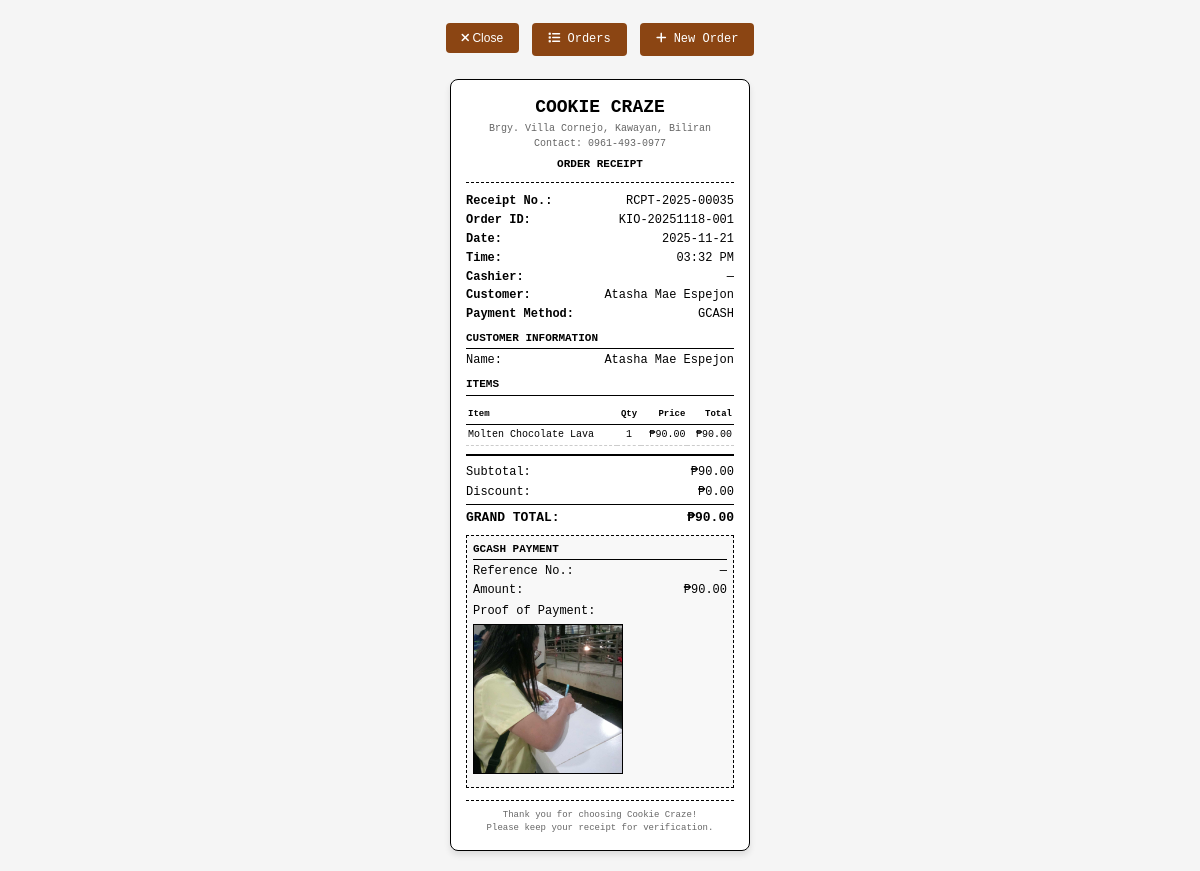
The page /app/staff/order-receipt/35/ (signed in) on the database its author committed.
### cookie_app/models.py (models this page shows, shortened)
class Order(models.Model):
    ORDER_TYPES = [('kiosk', 'Kiosk Order'), ('staff', 'Staff Recorded')]
    PAYMENT_METHODS = [('cash', 'Cash'), ('gcash', 'GCash')]
    STATUS_CHOICES = [
        ('pending', 'Pending'),
        ('preparing', 'Preparing'),
        ('ready', 'Ready'),
        ('completed', 'Completed'),
        ('voided', 'Voided'),
        ('cancelled', 'Cancelled')
    ]
    order_id = models.CharField(max_length=20, unique=True, blank=True)
    customer = models.ForeignKey(Customer, on_delete=models.SET_NULL, null=True, blank=True, related_name='orders')
    customer_name = models.CharField(max_length=100, blank=True, null=True)
    customer_phone = models.CharField(max_length=20, blank=True, null=True)
    hex_id = models.CharField(max_length=8, unique=True, blank=True, editable=False)
    staff = models.ForeignKey(User, on_delete=models.SET_NULL, null=True, blank=True, related_name='recorded_orders')
    branch = models.ForeignKey(Branch, on_delete=models.SET_NULL, null=True, blank=True, related_name='orders')
    order_type = models.CharField(max_length=10, choices=ORDER_TYPES, default='kiosk')
    total_amount = models.DecimalField(max_digits=10, decimal_places=2, validators=[MinValueValidator(Decimal('0.01'))])
    payment_method = models.CharField(max_length=20, choices=PAYMENT_METHODS, default='gcash')
    status = models.CharField(max_length=20, choices=STATUS_CHOICES, default='pending')
    notes = models.TextField(blank=True, null=True)
    is_paid = models.BooleanField(default=False)
    created_at = models.DateTimeField(auto_now_add=True)
    updated_at = models.DateTimeField(auto_now=True)
    paid_at = models.DateTimeField(null=True, blank=True)
    completed_at = models.DateTimeField(null=True, blank=True)
    is_daily_report = models.BooleanField(default=False)
    report_date = models.DateField(null=True, blank=True)
    gcash_reference = models.CharField(max_length=64, null=True, blank=True)
    gcash_amount = models.DecimalField(max_digits=10, decimal_places=2, null=True, blank=True)
    gcash_verified_by = models.ForeignKey(User, null=True, blank=True, on_delete=models.SET_NULL, related_name='gcash_verified_orders')
    gcash_verified_at = models.DateTimeField(null=True, blank=True)
    gcash_screenshot = models.ImageField(upload_to='gcash_receipts/', null=True, blank=True)
    cash_received = models.DecimalField(
        max_digits=10,
        decimal_places=2,
        null=True,
        blank=True,
        validators=[MinValueValidator(Decimal('0.00'))],
        help_text="Amount of cash received from customer"
    )
    change = models.DecimalField(
        max_digits=10,
        decimal_places=2,
        null=True,
        blank=True,
        validators=[MinValueValidator(Decimal('0.00'))],
        help_text="Change returned to customer"
    )
    class Meta:
        permissions = [
            ("void_any_order", "Can void any order"),
            ("view_all_orders", "Can view all orders"),
        ]

class OrderItem(models.Model):
    order = models.ForeignKey(Order, on_delete=models.CASCADE, related_name='items')
    cookie = models.ForeignKey(Cookie, on_delete=models.CASCADE)
    quantity = models.PositiveIntegerField(default=1, validators=[MinValueValidator(1)])
    price = models.DecimalField(max_digits=8, decimal_places=2, validators=[MinValueValidator(Decimal('0.01'))])
    @property
    def total_price(self):
        return self.quantity * self.price

class Cookie(models.Model):
    FLAVOR_CHOICES = [
        ('chocolate', 'Chocolate'), ('vanilla', 'Vanilla'), ('strawberry', 'Strawberry'),
        ('oatmeal', 'Oatmeal'), ('peanut_butter', 'Peanut Butter'), ('butter', 'Butter'),
        ('white_chocolate', 'White Chocolate'), ('almond', 'Almond'), ('pistachio', 'Pistachio'),
        ('caramel', 'Caramel'), ('mint_chocolate', 'Mint Chocolate'), ('cream_cheese', 'Cream Cheese'),
        ('spice', 'Spice'), ('ube', 'Ube'), ('matcha', 'Matcha'),
        ('chocolate_hazelnut', 'Chocolate Hazelnut'), ('chocolate_marshmallow', 'Chocolate Marshmallow'),
        ('almond_oat', 'Almond Oat'),
    ]
    category = models.ForeignKey(Category, on_delete=models.PROTECT, related_name='cookies')
    image = models.ImageField(upload_to='cookies/', null=True, blank=True)
    name = models.CharField(max_length=100)
    flavor = models.CharField(max_length=30, choices=FLAVOR_CHOICES)
    price = models.DecimalField(max_digits=6, decimal_places=2, validators=[MinValueValidator(Decimal('0.01'))])
    stock_quantity = models.IntegerField(default=0, validators=[MinValueValidator(0)])
    description = models.TextField(blank=True, null=True)
    expiration_date = models.DateField(blank=True, null=True)
    is_available = models.BooleanField(default=True)
    created_at = models.DateTimeField(auto_now_add=True)
    updated_at = models.DateTimeField(auto_now=True)

### cookie_app/views.py (the view)
    def _wrapped_view(request, *args, **kwargs):
        if not request.user.is_authenticated:
            return redirect('home')
        if not is_approved_staff(request.user):
            return redirect('pending_approval')
        return view_func(request, *args, **kwargs)

### cookie_app/views.py (called while the page is built)
def is_approved_staff(user):
    if not user.is_authenticated:
        return False
    if user.is_superuser:
        return True
    try:
        if hasattr(user, 'staff'):
            return user.staff.is_active and user.staff.role != 'pending'
    except:
        pass
    return False

def staff_required(view_func):
    def _wrapped_view(request, *args, **kwargs):
        if not request.user.is_authenticated:
            return redirect('home')
        if not is_approved_staff(request.user):
            return redirect('pending_approval')
        return view_func(request, *args, **kwargs)
    return _wrapped_view

@login_required
@staff_required
def staff_order_receipt(request, order_id):
    order = get_object_or_404(Order, id=order_id)
    if order.payment_method == 'gcash' and not order.is_paid:
        messages.error(request, 'GCash payment not yet verified. Verify payment to print the receipt.')
        return redirect('order_management')
    return render(request, 'staff/order_receipt.html', {
        'order': order
    })

### templates/staff/order_receipt.html (shortened to what this page needs)
<!DOCTYPE html>
<html lang="en">
<head>
</head>
<body>
    <div class="print-controls no-print">
        <button type="button" class="btn-print" onclick="closeReceipt()">
            <i class="fas fa-times me-1"></i> Close
        </button>
        <a href="{% url 'order_management' %}" class="btn-print" style="text-decoration:none; display:inline-block; text-align:center;">
            <i class="fas fa-list me-1"></i> Orders
        </a>
        <a href="{% url 'staff_record_sale' %}" class="btn-print" style="text-decoration:none; display:inline-block; text-align:center;">
            <i class="fas fa-plus me-1"></i> New Order
        </a>
    </div>
    <div class="receipt-container">
        <div class="receipt-header" style="text-transform:none">
            <div class="business-name" style="color:#000">COOKIE CRAZE</div>
            <div class="business-address">Brgy. Villa Cornejo, Kawayan, Biliran</div>
            <div class="business-contact">Contact: 0961-493-0977</div>
            <div class="receipt-title" style="margin-top:6px">ORDER RECEIPT</div>
        </div>
        <div class="receipt-info">
            <div class="info-row">
                <span class="info-label">Receipt No.:</span>
                <span>RCPT-{{ order.created_at|date:"Y" }}-{{ order.id|stringformat:"05d" }}</span>
            </div>
            <div class="info-row">
                <span class="info-label">Order ID:</span>
                <span>{{ order.order_id }}</span>
            </div>
            <div class="info-row">
                <span class="info-label">Date:</span>
                <span>{% now "Y-m-d" %}</span>
            </div>
            <div class="info-row">
                <span class="info-label">Time:</span>
                <span>{% now "h:i A" %}</span>
            </div>
            <div class="info-row">
                <span class="info-label">Cashier:</span>
                <span>{{ order.staff.username|default:'—' }}</span>
            </div>
            <div class="info-row">
                <span class="info-label">Customer:</span>
                <span>{{ order.customer_name|default:'Walk-in' }}</span>
            </div>
            <div class="info-row">
                <span class="info-label">Payment Method:</span>
                <span>{{ order.payment_method|upper }}</span>
            </div>
        </div>
        <div class="receipt-info">
            <div class="section-title">CUSTOMER INFORMATION</div>
            {% if order.customer_name %}
            <div class="info-row">
                <span>Name:</span>
                <span>{{ order.customer_name }}</span>
            </div>
            {% else %}
            <div class="info-row">
                <span>Customer:</span>
                <span>Walk-in Customer</span>
            </div>
            {% endif %}
        </div>
        <div class="section-title">ITEMS</div>
        <table class="items-table">
            <thead>
                <tr>
                    <th>Item</th>
                    <th class="text-center">Qty</th>
                    <th class="text-right">Price</th>
                    <th class="text-right">Total</th>
                </tr>
            </thead>
            <tbody>
                {% for item in order.items.all %}
                <tr>
                    <td>{{ item.cookie.name }}</td>
                    <td class="text-center">{{ item.quantity }}</td>
                    <td class="text-right">₱{{ item.price|floatformat:2 }}</td>
                    <td class="text-right">₱{{ item.total_price|floatformat:2 }}</td>
                </tr>
                {% endfor %}
            </tbody>
        </table>
        <div class="total-section">
            <div class="total-row">
                <span>Subtotal:</span>
                <span>₱{{ order.total_amount|floatformat:2 }}</span>
            </div>
            <div class="total-row">
                <span>Discount:</span>
                <span>₱0.00</span>
            </div>
            <div class="total-row grand-total">
                <span>GRAND TOTAL:</span>
                <span>₱{{ order.total_amount|floatformat:2 }}</span>
            </div>
        </div>
        {% if order.payment_method == 'cash' %}
        <div class="payment-summary">
            <div class="section-title">CASH PAYMENT</div>
            <div class="info-row"><span>Cash Received:</span><span>₱{{ order.cash_received|default:order.total_amount|floatformat:2 }}</span></div>
            <div class="info-row"><span>Change:</span><span>₱{{ order.change|default:0|floatformat:2 }}</span></div>
        </div>
        {% elif order.payment_method == 'gcash' %}
        <div class="payment-summary">
            <div class="section-title">GCASH PAYMENT</div>
            <div class="info-row"><span>Reference No.:</span><span>{{ order.gcash_reference|default:'—' }}</span></div>
            <div class="info-row"><span>Amount:</span><span>₱{{ order.gcash_amount|default:order.total_amount|floatformat:2 }}</span></div>
            {% if order.gcash_screenshot %}
            <div class="info-row" style="flex-direction: column; align-items: flex-start; margin-top: 4px;">
                <span>Proof of Payment:</span>
                <a href="{{ order.gcash_screenshot.url }}" target="_blank" style="margin-top: 4px;">
                    <img src="{{ order.gcash_screenshot.url }}" alt="GCash Screenshot" style="max-width: 100%; max-height: 150px; border: 1px solid #000;">
                </a>
            </div>
            {% endif %}
        </div>
        {% endif %}
        <div class="footer">
            <div>Thank you for choosing Cookie Craze!</div>
            <div>Please keep your receipt for verification.</div>
        </div>
    </div>
</body>
</html>

### templates/staff/order_receipt.html (style rules this page uses)
* { margin: 0; padding: 0; box-sizing: border-box; }
body { font-family: 'Courier New', monospace; font-size: 12px; line-height: 1.4; color: #000; background: #fff; padding: 10px; }
.receipt-container { max-width: 300px; margin: 0 auto; border: 1px solid #000; padding: 15px; background: #fff; }
.receipt-header { text-align: center; border-bottom: 1px dashed #000; padding-bottom: 10px; margin-bottom: 10px; }
.business-name { font-size: 18px; font-weight: bold; text-transform: uppercase; margin-bottom: 3px; color: #8B4513; }
.business-address { font-size: 10px; margin-bottom: 2px; color: #666; line-height: 1.2; }
.business-contact { font-size: 10px; margin-bottom: 5px; color: #666; }
.receipt-title { font-size: 11px; font-weight: bold; margin-top: 3px; }
.receipt-info { margin-bottom: 8px; }
.section-title { font-weight: bold; margin-bottom: 3px; border-bottom: 1px solid #000; padding-bottom: 2px; font-size: 11px; }
.info-row { display: flex; justify-content: space-between; margin-bottom: 2px; }
.info-label { font-weight: bold; }
.items-table { width: 100%; border-collapse: collapse; margin: 8px 0; font-size: 10px; }
.items-table th { text-align: left; border-bottom: 1px solid #000; padding: 4px 2px; font-weight: bold; font-size: 9px; }
.items-table td { padding: 3px 2px; border-bottom: 1px dashed #ccc; vertical-align: top; }
.items-table .text-right { text-align: right; }
.items-table .text-center { text-align: center; }
.total-section { border-top: 2px solid #000; margin-top: 8px; padding-top: 8px; }
.total-row { display: flex; justify-content: space-between; margin-bottom: 3px; }
.grand-total { font-size: 13px; font-weight: bold; border-top: 1px solid #000; padding-top: 4px; }
.payment-summary { margin: 8px 0; padding: 6px; background: #f8f8f8; border: 1px dashed #000; }
.footer { text-align: center; margin-top: 12px; padding-top: 8px; border-top: 1px dashed #000; font-size: 9px; color: #666; }
@media screen { body { background: #f5f5f5; padding: 20px; } }
@media screen { .receipt-container { box-shadow: 0 4px 6px rgba(0, 0, 0, 0.1); border-radius: 8px; } }
@media screen { .print-controls { text-align: center; margin-bottom: 20px; } }
@media screen { .btn-print { background: #8B4513; color: white; border: none; padding: 8px 16px; border-radius: 4px; cursor: pointer; font-size: 12px; margin: 3px; } }

### rows shown on the page
Order: created_at "2025", id "00035", order_id "KIO-20251118-001", staff.username "—", customer_name "Atasha Mae Espejon", payment_method "GCASH", total_amount "90.00", gcash_reference "—", gcash_amount "90.00", gcash_screenshot (picture)
OrderItem: cookie.name "Molten Chocolate Lava", quantity "1", price "90.00", total_price "90.00"
